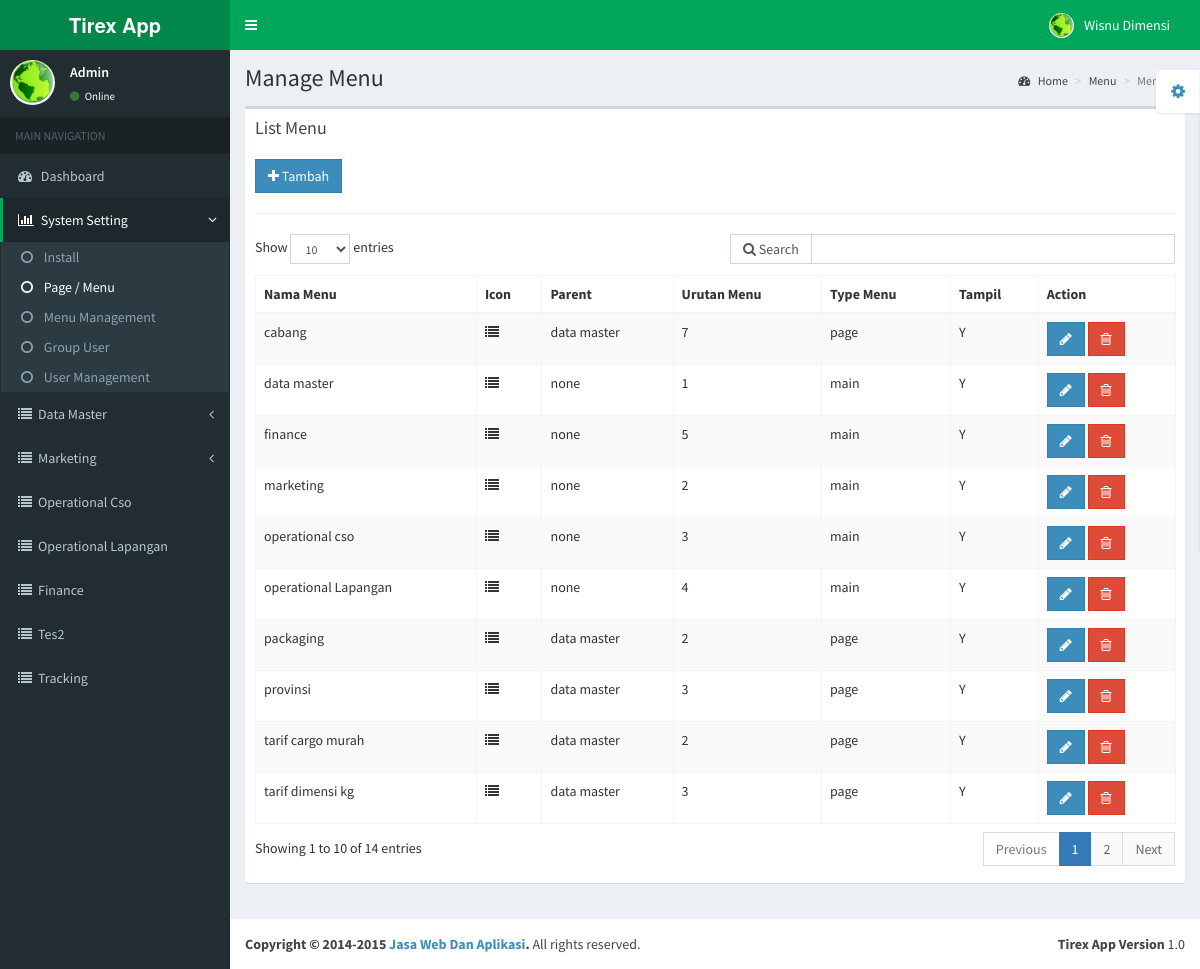
The app's page /admina/index.php/page (signed in) with its own data.
### tables this page shows
CREATE TABLE `sys_users` (
  `id` int(11) NOT NULL,
  `first_name` varchar(50) NOT NULL DEFAULT '0',
  `last_name` varchar(50) NOT NULL DEFAULT '0',
  `username` varchar(50) DEFAULT NULL,
  `password` varchar(50) DEFAULT NULL,
  `email` varchar(50) DEFAULT NULL,
  `date_created` date DEFAULT NULL,
  `foto_user` varchar(150) DEFAULT NULL,
  `id_group` int(11) DEFAULT NULL,
  `aktif` enum('Y','N') NOT NULL,
  `alamat` varchar(255) DEFAULT NULL,
  `telepon` varchar(30) DEFAULT NULL,
  `cabang` int(11) DEFAULT NULL,
  `kota` varchar(50) DEFAULT NULL,
  `secret_key` varchar(200) DEFAULT NULL,
  `pin` varchar(30) DEFAULT NULL,
  `pusat` int(11) DEFAULT NULL
);

CREATE TABLE `sys_menu` (
  `id` int(11) NOT NULL,
  `nav_act` varchar(150) DEFAULT NULL,
  `page_name` varchar(150) DEFAULT NULL,
  `url` varchar(100) NOT NULL,
  `main_table` varchar(150) DEFAULT NULL,
  `icon` varchar(150) DEFAULT NULL,
  `urutan_menu` int(11) DEFAULT NULL,
  `parent` int(11) DEFAULT NULL,
  `dt_table` enum('Y','N') NOT NULL,
  `tampil` enum('Y','N') NOT NULL,
  `type_menu` enum('main','page') NOT NULL
);

### admina/inc/fungsi.php (called while the page is built, shortened)
<?php
function parse_path() {
  $path = array();
  if (isset($_SERVER['REQUEST_URI'])) {
    $request_path = explode('?', $_SERVER['REQUEST_URI']);
    $path['base'] = rtrim(dirname($_SERVER['SCRIPT_NAME']), '\/');
    $path['call_utf8'] = substr(urldecode($request_path[0]), strlen($path['base']) + 1);
    $path['call'] = utf8_decode($path['call_utf8']);
    $path['call_parts'] = explode('/', $path['call']);
  }
return $path;
}
$path = parse_path();
$path_url = $path['call_parts'][1];
$path_act = (isset($path['call_parts'][2]))?$path['call_parts'][2]:'';
function toArray($obj)
{
    if (is_object($obj)) $obj = (array)$obj;
    if (is_array($obj)) {
        $new = array();
        foreach ($obj as $key => $val) {
            $new[$key] = toArray($val);
        }
    } else {
        $new = $obj;
    }
    return $new;
}
?>

### admina/inc/url.php (called while the page is built, shortened)
<?php
function base_url()
{
	$root = "http://".$_SERVER['HTTP_HOST'];
  $root .= "/".DIR_MAIN;
	return $root;
}
function base_admin()
{
  $root = "http://".$_SERVER['HTTP_HOST'];
  $root .= "/".DIR_ADMIN;
  return $root;
}
function base_index()
{
	$root = "http://".$_SERVER['HTTP_HOST'];
	$root .= str_replace(basename($_SERVER['SCRIPT_NAME']),"",$_SERVER['SCRIPT_NAME']);
	$root .='index.php/';
	return $root;
}
?>

### admina/inc/config.php (called while the page is built, shortened)
<?php
require_once ('Database.php');
require_once ('url.php');
$db=new Database();
?>

### admina/system/page/page_view.php (the view)
                <section class="content-header">
                    <h1>
                        Manage Menu
                    </h1>
                       <ol class="breadcrumb">
                        <li><a href="<?=base_index();?>"><i class="fa fa-dashboard"></i> Home</a></li>
                        <li><a href="<?=base_index();?>menu">Menu</a></li>
                        <li class="active">Menu List</li>
                    </ol>
                </section>
                <section class="content">
                    <div class="row">
                        <div class="col-xs-12">
                            <div class="box">
                                <div class="box-header">
                                  <h3 class="box-title">List Menu</h3>
                                </div>
                                <div class="box-body table-responsive">
                                  <a href="<?=base_index();?>page/tambah" class="btn btn-primary btn-flat"><i class="fa fa-plus"></i> Tambah</a><hr>
                                    <table id="dtb_manual" class="table table-bordered table-striped">
                                   <thead>
                                     <tr>
                          <th>Nama Menu</th>
                          <th>Icon</th>
                          <th>Parent</th>
                          <th>Urutan Menu</th>
                          <th>Type Menu</th>
                          <th>Tampil</th>
                          <th>Action</th>
                        </tr>
                                      </thead>
                                        <tbody>
                                         <?php
      $dtb=$db->fetch_custom("select * from sys_menu ");
      foreach ($dtb as $isi) {
        ?><tr id="line_<?=$isi->id;?>">
<td><?=$isi->page_name;?></td>
<td><i class="fa <?=$isi->icon;?>"></i></td>
<td><?php
if ($isi->parent==0) {
  echo "none";
} else {
  echo $db->fetch_single_row('sys_menu','id',$isi->parent)->page_name;
}
  ?>
</td>
<td><?=$isi->urutan_menu;?></td>
<td><?=$isi->type_menu;?></td>
<td><?=$isi->tampil;?></td>
        <td>
       <a href="<?=base_index();?>page/edit/<?=$isi->id;?>" class="btn btn-primary btn-flat"><i class="fa fa-pencil"></i></a>
      <button class="btn btn-danger hapus btn-flat" data-uri="<?=base_admin();?>system/page/page_action.php" data-id="<?=$isi->id;?>"><i class="fa fa-trash-o"></i></button>
        </td>
        </tr>
        <?php
      }
      ?>
                                        </tbody>
                                    </table>
                                </div>
                            </div>
                        </div>
                    </div>
                </section>

### admina/index.php (shortened to what this page needs)
<?php
include "inc/config.php";
require_once "inc/fungsi.php";
if (isset($_SESSION['login'])) {
include  "header.php";
switch ($path_url) {
	case 'page':
		include "system/page/page.php";
		break;
}
include "footer.php";
} else {
	redirect(base_admin()."login.php");
}
?>

### admina/header.php (shortened to what this page needs)
<!DOCTYPE html>
<html>
  <head>
 <?php
 if ($path['call_parts'][1]=='index.php'||$path['call_parts'][1]=='') {
  ?>
    <link href="<?=base_admin();?>assets/bootstrap/css/bootstrap.css" rel="stylesheet" type="text/css" />
    <link href="assets/fontawesome/css/fontawesome.min.css" rel="stylesheet" type="text/css" />
    <link href="http://code.ionicframework.com/ionicons/2.0.0/css/ionicons.min.css" rel="stylesheet" type="text/css" />
    <link href="<?=base_admin();?>assets/plugins/morris/morris.css" rel="stylesheet" type="text/css" />
    <link href="<?=base_admin();?>assets/plugins/jvectormap/jquery-jvectormap-1.2.2.css" rel="stylesheet" type="text/css" />
    <link href="<?=base_admin();?>assets/plugins/daterangepicker/daterangepicker-bs3.css" rel="stylesheet" type="text/css" />
    <link href="<?=base_admin();?>assets/dist/css/AdminLTE.min.css" rel="stylesheet" type="text/css" />
    <!-- AdminLTE Skins. Choose a skin from the css/skins
         folder instead of downloading all of them to reduce the load. -->
    <link href="<?=base_admin();?>assets/dist/css/skins/_all-skins.min.css" rel="stylesheet" type="text/css" />
     <?php
    } elseif ($path['call_parts'][1]!==''&& array_key_exists(2,$path['call_parts'])==false) {
   ?>
    <link href="<?=base_admin();?>assets/bootstrap/css/bootstrap.css" rel="stylesheet" type="text/css" />
    <link href="https://maxcdn.bootstrapcdn.com/font-awesome/4.3.0/css/font-awesome.min.css" rel="stylesheet" type="text/css" />
    <link href="http://code.ionicframework.com/ionicons/2.0.0/css/ionicons.min.css" rel="stylesheet" type="text/css" />
    <link href="<?=base_admin();?>assets/plugins/datatables/dataTables.bootstrap.css" rel="stylesheet" type="text/css" />
    <link href="<?=base_admin();?>assets/dist/css/AdminLTE.min.css" rel="stylesheet" type="text/css" />
    <link href="<?=base_admin();?>assets/dist/css/skins/_all-skins.min.css" rel="stylesheet" type="text/css" />
<?php }?>
  <link href="<?=base_admin();?>assets/plugins/fakeloader/fakeLoader.css" rel="stylesheet" type="text/css" />
  <link href="<?=base_admin();?>assets/plugins/holder/jasny-bootstrap.min.css" rel="stylesheet" type="text/css" />
 <link href="<?=base_admin();?>assets/dist/css/overide.css" rel="stylesheet" type="text/css" />
 <link href="<?=base_admin();?>assets/plugins/select2/dist/css/select2.css" rel="stylesheet" type="text/css" />
    </head>
  <body class="skin-green">
    <div class="wrapper">
  <?php
  include "top_bar.php";
  include "left_nav.php";
  ?>

### admina/top_bar.php (shortened to what this page needs)
<header class="main-header">
        <a href="index2.html" class="logo"><b>Tirex App</b></a>
        <nav class="navbar navbar-static-top" role="navigation">
          <a href="#" class="sidebar-toggle" data-toggle="offcanvas" role="button">
          </a>
          <div class="navbar-custom-menu">
            <ul class="nav navbar-nav">
              <li class="dropdown user user-menu">
                <a href="#" class="dropdown-toggle" data-toggle="dropdown">
                  <img src="<?=base_url();?>upload/back_profil_foto/<?=$db->fetch_single_row('sys_users','id',$_SESSION['id_user'])->foto_user?>" class="user-image" alt="User Image"/>
                  <span class="hidden-xs"><?=ucwords($db->fetch_single_row('sys_users','id',$_SESSION['id_user'])->first_name)?> <?=ucwords($db->fetch_single_row('sys_users','id',$_SESSION['id_user'])->last_name);?></span>
                </a>
              </li>
            </ul>
          </div>
        </nav>
      </header>

### admina/left_nav.php
      <aside class="main-sidebar">
        <section class="sidebar">
          <div class="user-panel">
            <div class="pull-left image">
              <img src="<?=base_url();?>upload/back_profil_foto/<?=$db->fetch_single_row('sys_users','id',$_SESSION['id_user'])->foto_user?>" class="img-circle" alt="User Image" />
            </div>
            <div class="pull-left info">
              <p><?=ucwords($db->fetch_single_row('sys_users','id',$_SESSION['id_user'])->username)?></p>
              <a href="<?=base_index();?>profil"><i class="fa fa-circle text-success"></i> Online</a>
            </div>
          </div>
          <ul class="sidebar-menu">
            <li class="header">MAIN NAVIGATION</li>
             <li class="<?=($path_url=='')?'active':'';?>">
                            <a href="<?=base_index();?>">
                                <i class="fa fa-dashboard"></i> <span>Dashboard</span>
                            </a>
                        </li>
              <?php
              if ($_SESSION['level']==1) {
                ?>
              <li class="treeview <?=($path_url=='install'||$path_url=='user-management'||$path_url=='page'||$path_url=='menu-management'||$path_url=='group-user')?'active':'';?>">
                        <a href="#">
                        <i class="fa fa-bar-chart-o"></i>
                        <span>System Setting</span>
                        <i class="fa fa-angle-left pull-right"></i>
                        </a>
                        <ul class="treeview-menu">
                          <li class="<?=($path_url=='install')?'active':'';?>">
                            <a href="<?=base_index();?>install">
                                <i class="fa fa-circle-o"></i> <span>Install</span>
                            </a>
                        </li>
                         <li class="<?=($path_url=='page')?'active':'';?>">
                            <a href="<?=base_index();?>page">
                                <i class="fa fa-circle-o"></i> <span>Page / Menu</span>
                            </a>
                        </li>
                           <li class="<?=($path_url=='menu-management')?'active':'';?>">
                            <a href="<?=base_index();?>menu-management">
                                <i class="fa fa-circle-o"></i> <span>Menu Management</span>
                            </a>
                        </li>
                        <li class="<?=($path_url=='group-user')?'active':'';?>">
                            <a href="<?=base_index();?>group-user">
                                <i class="fa fa-circle-o"></i> <span>Group User</span>
                            </a>
                        </li>
                          <li class="<?=($path_url=='user-management')?'active':'';?>">
                            <a href="<?=base_index();?>user-management">
                                <i class="fa fa-circle-o"></i> <span>User Management</span>
                            </a>
                        </li>
                        </ul>
                        </li>
<?php
                  }
$result=$db->fetch_custom("select sys_menu.*,sys_menu_role.read_act,sys_menu_role.insert_act,sys_menu_role.update_act,sys_menu_role.delete_act,sys_menu_role.group_id from sys_menu
left join sys_menu_role on sys_menu.id=sys_menu_role.id_menu
where sys_menu_role.group_id=? and sys_menu_role.read_act=? and tampil=? ORDER BY parent, urutan_menu",array('sys_menu_role.group_id'=>$_SESSION['level'],'sys_menu_role.read_act'=>'Y','tampil'=>'Y'));
$menu = array(
    'items' => array(),
    'parents' => array()
);
foreach ($result as $items) {
  $items = toArray($items);
    $menu['items'][$items['id']] = $items;
    $menu['parents'][$items['parent']][] = $items['id'];
}
echo $db->buildMenu($path_url,0, $menu);
?>
           </ul>
        </section>
      </aside>
      <div class="content-wrapper">

### admina/inc/Database.php (shortened to what this page needs)
<?php
class Database {
    private $pdo;
    public function __construct()
    {
        try {
        $this->pdo = new PDO("mysql:host=".HOST.";dbname=".DATABASE_NAME, DB_USERNAME, DB_PASSWORD );
        $this->pdo->setAttribute( PDO::ATTR_ERRMODE, PDO::ERRMODE_EXCEPTION );
        }
        catch( PDOException $e ) {
            echo "error ". $e->getMessage();
        }
    }
    public function fetch_custom( $sql,$data=null) {
        if ($data!==null) {
        $dat=array_values($data);
        }
        $sel = $this->pdo->prepare( $sql );
        if ($data!==null) {
            $sel->execute($dat);
        } else {
            $sel->execute();
        }
        $sel->setFetchMode( PDO::FETCH_OBJ );
        return $sel;
    }
    public function fetch_single_row($table,$col,$val)
    {
        $nilai=array($val);
        $sel = $this->pdo->prepare("SELECT * FROM $table WHERE $col=?");
        $sel->execute($nilai);
        $sel->setFetchMode( PDO::FETCH_OBJ );
        $obj = $sel->fetch();
        return $obj;
    }
    public function terpilih($nav,$group_id)
    {
      $pilih="";
        if ($nav!='') {
             $menu = $this->fetch_custom("select * from sys_menu where url=?",array('url'=>$nav));
         }
        return $pilih;
    }
    function buildMenu($url,$parent, $menu)
    {
       $html = "";
       if (isset($menu['parents'][$parent]))
       {
           foreach ($menu['parents'][$parent] as $itemId)
           {
              if(!isset($menu['parents'][$itemId]))
              {
                 $html .= "<li ";
                 $html .=($url==$menu['items'][$itemId]['url'])?'class="active"':'';
                 $html.=">
                   <a href='".base_index().$menu['items'][$itemId]['url']."'>";
                 if($menu['items'][$itemId]['icon']!='')
                  {
                    $html.="<i class='fa ".$menu['items'][$itemId]['icon']."'></i>";
                  } else {
                    $html.="<i class='fa fa-circle-o'></i>";
                  }
                  $html.=ucwords($menu['items'][$itemId]['page_name'])."</a></li>";
              }
              if(isset($menu['parents'][$itemId]))
              {
$html .= "<li class='treeview ".$this->terpilih($url,$menu['items'][$itemId]['id']);
     $html.="'><a href='#'>";
                 if($menu['items'][$itemId]['icon']!='')
                  {
                    $html.="<i class='fa ".$menu['items'][$itemId]['icon']."'></i>";
                  } else {
                    $html.="<i class='fa fa-circle-o'></i>";
                  }
                  $html.="<span>".ucwords($menu['items'][$itemId]['page_name'])."</span>
                                    <i class='fa fa-angle-left pull-right'></i>
                                </a>";
$html .="<ul class='treeview-menu'>";
$html .=$this->buildMenu($url,$itemId, $menu);
$html .= "</ul></li>";
              }
           }
       }
       return $html;
    }
}
?>

### admina/system/page/page.php (shortened to what this page needs)
<?php
switch ($path_act) {
	default:
		include "page_view.php";
		break;
}
?>

### admina/footer.php (shortened to what this page needs)
 </div>
 <footer class="main-footer">
  <div class="pull-right hidden-xs">
    <b>Tirex App Version</b> 1.0
  </div>
  <strong>Copyright &copy; 2014-2015 <a href="http://jasawebaplikasi.com">Jasa Web Dan Aplikasi</a>.</strong> All rights reserved.
</footer>
  </body>
</html>

### records on screen
sys_users: foto_user (picture), first_name "Wisnu", last_name "Dimensi", username "Admin"
sys_menu: page_name "Data Master", page_name "data master", parent "none", urutan_menu "1", type_menu "main", tampil "Y"
sys_menu: page_name "Marketing", page_name "marketing", parent "none", urutan_menu "2", type_menu "main", tampil "Y"
sys_menu: page_name "Operational Cso", page_name "operational cso", parent "none", urutan_menu "3", type_menu "main", tampil "Y"
sys_menu: page_name "Operational Lapangan", page_name "operational Lapangan", parent "none", urutan_menu "4", type_menu "main", tampil "Y"
sys_menu: page_name "Finance", page_name "finance", parent "none", urutan_menu "5", type_menu "main", tampil "Y"
sys_menu: page_name "Tes2"
sys_menu: page_name "Tracking"
sys_menu: page_name "packaging", page_name "data master", urutan_menu "2", type_menu "page", tampil "Y"
sys_menu: page_name "provinsi", page_name "data master", urutan_menu "3", type_menu "page", tampil "Y"
sys_menu: page_name "tarif cargo murah", page_name "data master", urutan_menu "2", type_menu "page", tampil "Y"
sys_menu: page_name "tarif dimensi kg", page_name "data master", urutan_menu "3", type_menu "page", tampil "Y"
sys_menu: page_name "cabang", page_name "data master", urutan_menu "7", type_menu "page", tampil "Y"
